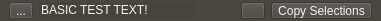
<?xml version="1.0" encoding="UTF-8"?>
<ui version="4.0">
 <author>Pho Hale</author>
 <class>RootWidget</class>
 <widget class="QWidget" name="RootWidget">
  <property name="geometry">
   <rect>
    <x>0</x>
    <y>0</y>
    <width>381</width>
    <height>21</height>
   </rect>
  </property>
  <property name="sizePolicy">
   <sizepolicy hsizetype="Preferred" vsizetype="Preferred">
    <horstretch>1</horstretch>
    <verstretch>1</verstretch>
   </sizepolicy>
  </property>
  <property name="minimumSize">
   <size>
    <width>180</width>
    <height>21</height>
   </size>
  </property>
  <property name="baseSize">
   <size>
    <width>180</width>
    <height>21</height>
   </size>
  </property>
  <property name="windowTitle">
   <string>thinButtonBarWidget</string>
  </property>
  <property name="styleSheet">
   <string notr="true">background-color: rgb(71, 58, 46);
border-color: rgb(207, 207, 207);
background-color: rgba(71, 65, 60, 180);
color: rgb(244, 244, 244);
border-color: rgb(0, 0, 0);</string>
  </property>
  <layout class="QGridLayout" name="gridLayout" rowstretch="0" columnstretch="0">
   <property name="leftMargin">
    <number>0</number>
   </property>
   <property name="topMargin">
    <number>0</number>
   </property>
   <property name="rightMargin">
    <number>0</number>
   </property>
   <property name="bottomMargin">
    <number>0</number>
   </property>
   <property name="spacing">
    <number>0</number>
   </property>
   <item row="0" column="0">
    <widget class="QFrame" name="thinButtonBarWidget">
     <property name="sizePolicy">
      <sizepolicy hsizetype="Preferred" vsizetype="Preferred">
       <horstretch>1</horstretch>
       <verstretch>1</verstretch>
      </sizepolicy>
     </property>
     <property name="minimumSize">
      <size>
       <width>120</width>
       <height>21</height>
      </size>
     </property>
     <property name="maximumSize">
      <size>
       <width>16777215</width>
       <height>21</height>
      </size>
     </property>
     <property name="baseSize">
      <size>
       <width>120</width>
       <height>21</height>
      </size>
     </property>
     <layout class="QHBoxLayout" name="horizontalLayout" stretch="0,0,0,0,1">
      <property name="topMargin">
       <number>2</number>
      </property>
      <property name="bottomMargin">
       <number>2</number>
      </property>
      <item>
       <widget class="QToolButton" name="btnUnusedButton">
        <property name="enabled">
         <bool>false</bool>
        </property>
        <property name="text">
         <string>...</string>
        </property>
        <property name="shortcut">
         <string>Left</string>
        </property>
       </widget>
      </item>
      <item>
       <widget class="QLineEdit" name="txtLineEdit">
        <property name="sizePolicy">
         <sizepolicy hsizetype="Expanding" vsizetype="Fixed">
          <horstretch>1</horstretch>
          <verstretch>0</verstretch>
         </sizepolicy>
        </property>
        <property name="text">
         <string notr="true">BASIC TEST TEXT!</string>
        </property>
        <property name="frame">
         <bool>false</bool>
        </property>
        <property name="readOnly">
         <bool>true</bool>
        </property>
       </widget>
      </item>
      <item>
       <spacer name="horizontalSpacer">
        <property name="orientation">
         <enum>Qt::Horizontal</enum>
        </property>
        <property name="sizeHint" stdset="0">
         <size>
          <width>40</width>
          <height>20</height>
         </size>
        </property>
       </spacer>
      </item>
      <item>
       <widget class="QToolButton" name="btnRefresh">
        <property name="toolTip">
         <string>Refresh</string>
        </property>
        <property name="statusTip">
         <string>Refresh</string>
        </property>
        <property name="icon">
         <iconset theme="user-idle">
          <normaloff>.</normaloff>.</iconset>
        </property>
       </widget>
      </item>
      <item>
       <widget class="QToolButton" name="btnCopySelectedEpochs">
        <property name="enabled">
         <bool>true</bool>
        </property>
        <property name="toolTip">
         <string>Copy Selections</string>
        </property>
        <property name="statusTip">
         <string>CopySelections</string>
        </property>
        <property name="text">
         <string>Copy Selections</string>
        </property>
        <property name="icon">
         <iconset theme="edit-copy">
          <normaloff>.</normaloff>.</iconset>
        </property>
       </widget>
      </item>
     </layout>
    </widget>
   </item>
  </layout>
  <action name="actionCopyEpochSelections">
   <property name="text">
    <string>CopyEpochSelections</string>
   </property>
   <property name="toolTip">
    <string>Copy Epoch Selections</string>
   </property>
   <property name="shortcut">
    <string>Ctrl+C</string>
   </property>
   <property name="menuRole">
    <enum>QAction::TextHeuristicRole</enum>
   </property>
  </action>
 </widget>
 <resources>
  <include location="../../../../Resources/GuiResources.qrc"/>
  <include location="../../../../Resources/ActionIcons.qrc"/>
 </resources>
 <connections>
  <connection>
   <sender>btnCopySelectedEpochs</sender>
   <signal>triggered(QAction*)</signal>
   <receiver>actionCopyEpochSelections</receiver>
   <slot>trigger()</slot>
   <hints>
    <hint type="sourcelabel">
     <x>122</x>
     <y>10</y>
    </hint>
    <hint type="destinationlabel">
     <x>-1</x>
     <y>-1</y>
    </hint>
   </hints>
  </connection>
 </connections>
</ui>
